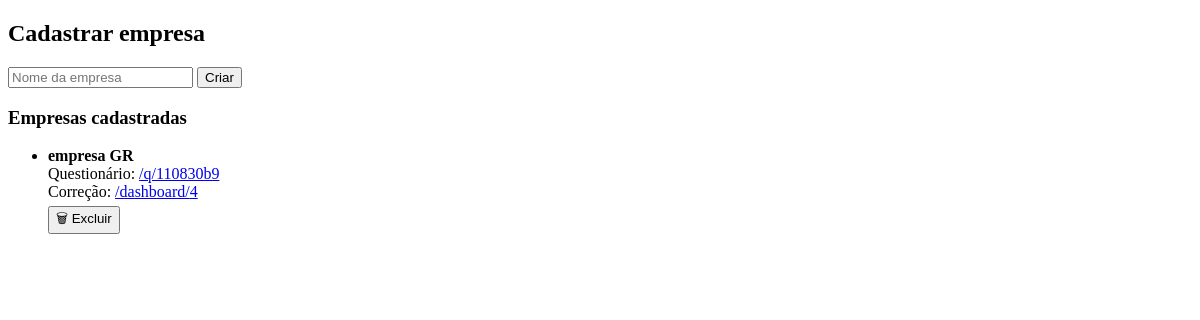
The page /admin on the database as committed earlier.
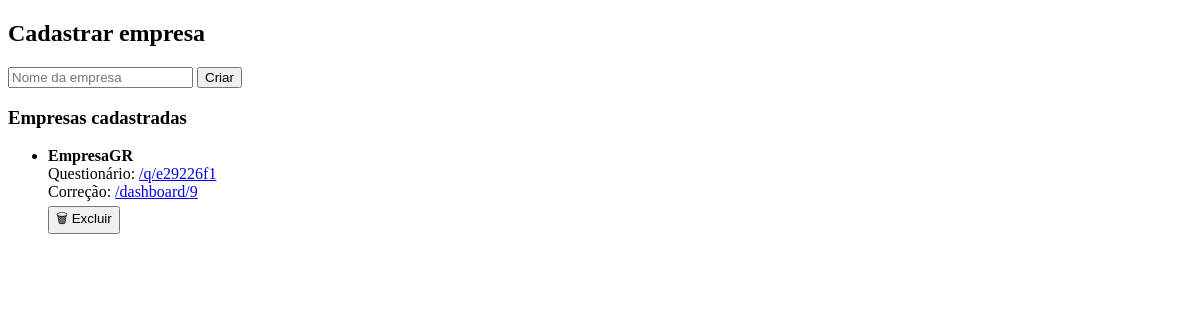
The same page on the database as committed later.
### tables this page shows
CREATE TABLE empresas (
            id INTEGER PRIMARY KEY AUTOINCREMENT,
            nome TEXT NOT NULL,
            token TEXT UNIQUE NOT NULL,
            data_criacao TEXT NOT NULL
        );

### app.py (the view, shortened to what this page needs)
@app.route("/admin", methods=["GET", "POST"])
def admin():
    conn = conectar()
    c = conn.cursor()
    erro = None
    c.execute("SELECT id, nome, token FROM empresas")
    empresas = c.fetchall()
    conn.close()
    return render_template("admin.html", empresas=empresas, erro=erro)

### app.py (called while the page is built)
def conectar():
    return sqlite3.connect(DATABASE)

### templates/admin.html (shortened to what this page needs)
<!DOCTYPE html>
<html>
<head>
</head>
<body>
    <h2>Cadastrar empresa</h2>
    <form method="post">
        <input type="text" name="nome" placeholder="Nome da empresa" required>
        <button type="submit">Criar</button>
    </form>
    <h3>Empresas cadastradas</h3>
    <ul>
{% for id, nome, token in empresas %}
  <li>
    <strong>{{ nome }}</strong><br>
    Questionário:
    <a href="/q/{{ token }}">/q/{{ token }}</a><br>
    Correção:
    <a href="/dashboard/{{ id }}">/dashboard/{{ id }}</a><br>
    <form action="/admin/excluir/{{ id }}" method="post" style="margin-top:5px;">
      <button type="submit" onclick="return confirm('Excluir esta empresa?')">
        🗑 Excluir
      </button>
    </form>
  </li>
{% endfor %}
</ul>
</body>
</html>

Rows that differ between the two databases and show on the page:
removed empresas: nome "empresa GR", token "110830b9", id "4"
added empresas: nome "EmpresaGR", token "e29226f1", id "9"
